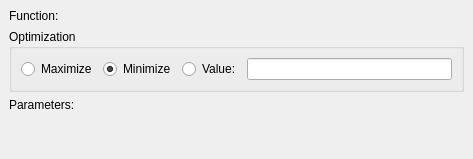
<ui version="4.0" >
 <author>Stefan Nikolaus &lt;stefan.nikolaus@kdemail.net></author>
 <comment>This file is part of the KDE project
Copyright (C) 2006 Stefan Nikolaus &lt;stefan.nikolaus@kdemail.net>

This library is free software; you can redistribute it and/or
modify it under the terms of the GNU Library General Public
License as published by the Free Software Foundation; either
version 2 of the License, or (at your option) any later version.

This library is distributed in the hope that it will be useful,
but WITHOUT ANY WARRANTY; without even the implied warranty of
MERCHANTABILITY or FITNESS FOR A PARTICULAR PURPOSE.  See the
GNU Library General Public License for more details.

You should have received a copy of the GNU Library General Public
License along with this library; see the file COPYING.LIB.  If not,
write to the Free Software Foundation, Inc., 51 Franklin Street,
Fifth Floor, Boston, MA 02110-1301, USA.</comment>
 <class>KSpread::Plugins::Solver</class>
 <widget class="QWidget" name="KSpread::Plugins::Solver" >
  <property name="geometry" >
   <rect>
    <x>0</x>
    <y>0</y>
    <width>473</width>
    <height>159</height>
   </rect>
  </property>
  <layout class="QGridLayout" >
   <property name="margin" >
    <number>9</number>
   </property>
   <property name="spacing" >
    <number>6</number>
   </property>
   <item row="2" column="1" >
    <widget class="KSpread::RegionSelector" name="parameters" />
   </item>
   <item row="1" column="0" colspan="2" >
    <widget class="QGroupBox" name="groupBox" >
     <property name="title" >
      <string>Optimization</string>
     </property>
     <layout class="QHBoxLayout" >
      <property name="margin" >
       <number>9</number>
      </property>
      <property name="spacing" >
       <number>6</number>
      </property>
      <item>
       <widget class="QRadioButton" name="maximizeButton" >
        <property name="text" >
         <string>Maximize</string>
        </property>
       </widget>
      </item>
      <item>
       <widget class="QRadioButton" name="minimizeButton" >
        <property name="text" >
         <string>Minimize</string>
        </property>
        <property name="checked" >
         <bool>true</bool>
        </property>
       </widget>
      </item>
      <item>
       <widget class="QRadioButton" name="valueButton" >
        <property name="text" >
         <string>Value:</string>
        </property>
       </widget>
      </item>
      <item>
       <widget class="KLineEdit" name="value" />
      </item>
     </layout>
    </widget>
   </item>
   <item row="2" column="0" >
    <widget class="QLabel" name="label_2" >
     <property name="text" >
      <string>Parameters:</string>
     </property>
    </widget>
   </item>
   <item row="0" column="1" >
    <widget class="KSpread::RegionSelector" name="function" />
   </item>
   <item row="0" column="0" >
    <widget class="QLabel" name="label" >
     <property name="text" >
      <string>Function:</string>
     </property>
    </widget>
   </item>
   <item row="3" column="1" >
    <spacer>
     <property name="orientation" >
      <enum>Qt::Vertical</enum>
     </property>
     <property name="sizeHint" >
      <size>
       <width>20</width>
       <height>40</height>
      </size>
     </property>
    </spacer>
   </item>
  </layout>
 </widget>
 <layoutfunction spacing="KDialog::spacingHint" margin="KDialog::marginHint" />
 <customwidgets>
  <customwidget>
   <class>KSpread::RegionSelector</class>
   <extends>QWidget</extends>
   <header>RegionSelector.h</header>
  </customwidget>
    <customwidget>
      <class>KLineEdit</class>
      <extends>QLineEdit</extends>
      <header>klineedit.h</header>
      <container>0</container>
      <pixmap></pixmap>
    </customwidget>
 </customwidgets>
 <includes>
  <include location="global" >kdialog.h</include>
 </includes>
 <resources/>
 <connections/>
</ui>
